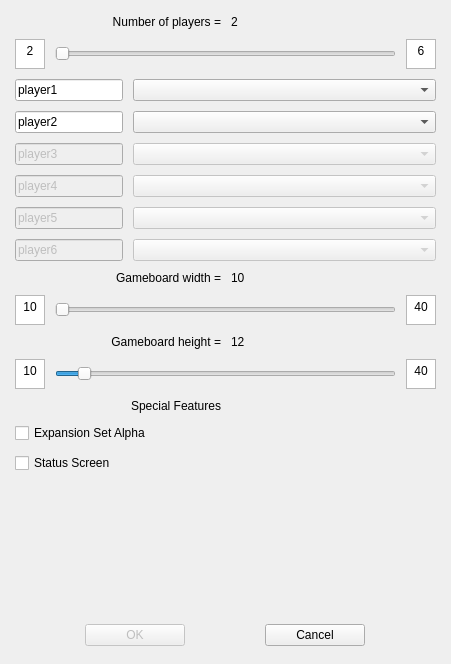
<?xml version="1.0" encoding="UTF-8"?>
<ui version="4.0">
 <class>Config</class>
 <widget class="QDialog" name="Config">
  <property name="geometry">
   <rect>
    <x>0</x>
    <y>0</y>
    <width>451</width>
    <height>664</height>
   </rect>
  </property>
  <property name="sizePolicy">
   <sizepolicy hsizetype="Preferred" vsizetype="Maximum">
    <horstretch>0</horstretch>
    <verstretch>0</verstretch>
   </sizepolicy>
  </property>
  <property name="windowTitle">
   <string>Dialog</string>
  </property>
  <widget class="QWidget" name="gridLayoutWidget">
   <property name="geometry">
    <rect>
     <x>10</x>
     <y>10</y>
     <width>431</width>
     <height>641</height>
    </rect>
   </property>
   <layout class="QGridLayout" name="gridLayout">
    <property name="leftMargin">
     <number>5</number>
    </property>
    <property name="topMargin">
     <number>5</number>
    </property>
    <property name="rightMargin">
     <number>5</number>
    </property>
    <property name="bottomMargin">
     <number>5</number>
    </property>
    <property name="spacing">
     <number>10</number>
    </property>
    <item row="1" column="0">
     <layout class="QHBoxLayout" name="amountLayout">
      <item>
       <widget class="QTextBrowser" name="minimumAmount">
        <property name="maximumSize">
         <size>
          <width>30</width>
          <height>30</height>
         </size>
        </property>
        <property name="html">
         <string>&lt;!DOCTYPE HTML PUBLIC &quot;-//W3C//DTD HTML 4.0//EN&quot; &quot;http://www.w3.org/TR/REC-html40/strict.dtd&quot;&gt;
&lt;html&gt;&lt;head&gt;&lt;meta name=&quot;qrichtext&quot; content=&quot;1&quot; /&gt;&lt;style type=&quot;text/css&quot;&gt;
p, li { white-space: pre-wrap; }
&lt;/style&gt;&lt;/head&gt;&lt;body style=&quot; font-family:'Sans Serif'; font-size:9pt; font-weight:400; font-style:normal;&quot;&gt;
&lt;p align=&quot;center&quot; style=&quot; margin-top:0px; margin-bottom:0px; margin-left:0px; margin-right:0px; -qt-block-indent:0; text-indent:0px;&quot;&gt;2&lt;/p&gt;&lt;/body&gt;&lt;/html&gt;</string>
        </property>
       </widget>
      </item>
      <item>
       <widget class="QSlider" name="playerAmountSlider">
        <property name="maximumSize">
         <size>
          <width>16777215</width>
          <height>30</height>
         </size>
        </property>
        <property name="acceptDrops">
         <bool>false</bool>
        </property>
        <property name="minimum">
         <number>2</number>
        </property>
        <property name="maximum">
         <number>6</number>
        </property>
        <property name="orientation">
         <enum>Qt::Horizontal</enum>
        </property>
        <property name="invertedAppearance">
         <bool>false</bool>
        </property>
        <property name="invertedControls">
         <bool>false</bool>
        </property>
       </widget>
      </item>
      <item>
       <widget class="QTextBrowser" name="maximumAmount">
        <property name="minimumSize">
         <size>
          <width>20</width>
          <height>20</height>
         </size>
        </property>
        <property name="maximumSize">
         <size>
          <width>30</width>
          <height>30</height>
         </size>
        </property>
        <property name="html">
         <string>&lt;!DOCTYPE HTML PUBLIC &quot;-//W3C//DTD HTML 4.0//EN&quot; &quot;http://www.w3.org/TR/REC-html40/strict.dtd&quot;&gt;
&lt;html&gt;&lt;head&gt;&lt;meta name=&quot;qrichtext&quot; content=&quot;1&quot; /&gt;&lt;style type=&quot;text/css&quot;&gt;
p, li { white-space: pre-wrap; }
&lt;/style&gt;&lt;/head&gt;&lt;body style=&quot; font-family:'Sans Serif'; font-size:9pt; font-weight:400; font-style:normal;&quot;&gt;
&lt;p align=&quot;center&quot; style=&quot; margin-top:0px; margin-bottom:0px; margin-left:0px; margin-right:0px; -qt-block-indent:0; text-indent:0px;&quot;&gt;6&lt;/p&gt;&lt;/body&gt;&lt;/html&gt;</string>
        </property>
       </widget>
      </item>
     </layout>
    </item>
    <item row="4" column="0">
     <layout class="QHBoxLayout" name="gameboardWidthLayout">
      <item>
       <widget class="QTextBrowser" name="minWidth">
        <property name="maximumSize">
         <size>
          <width>30</width>
          <height>30</height>
         </size>
        </property>
        <property name="html">
         <string>&lt;!DOCTYPE HTML PUBLIC &quot;-//W3C//DTD HTML 4.0//EN&quot; &quot;http://www.w3.org/TR/REC-html40/strict.dtd&quot;&gt;
&lt;html&gt;&lt;head&gt;&lt;meta name=&quot;qrichtext&quot; content=&quot;1&quot; /&gt;&lt;style type=&quot;text/css&quot;&gt;
p, li { white-space: pre-wrap; }
&lt;/style&gt;&lt;/head&gt;&lt;body style=&quot; font-family:'Sans Serif'; font-size:9pt; font-weight:400; font-style:normal;&quot;&gt;
&lt;p align=&quot;center&quot; style=&quot; margin-top:0px; margin-bottom:0px; margin-left:0px; margin-right:0px; -qt-block-indent:0; text-indent:0px;&quot;&gt;10&lt;/p&gt;&lt;/body&gt;&lt;/html&gt;</string>
        </property>
       </widget>
      </item>
      <item>
       <widget class="QSlider" name="columns">
        <property name="maximumSize">
         <size>
          <width>16777215</width>
          <height>30</height>
         </size>
        </property>
        <property name="cursor">
         <cursorShape>SizeHorCursor</cursorShape>
        </property>
        <property name="mouseTracking">
         <bool>true</bool>
        </property>
        <property name="minimum">
         <number>10</number>
        </property>
        <property name="maximum">
         <number>40</number>
        </property>
        <property name="value">
         <number>10</number>
        </property>
        <property name="orientation">
         <enum>Qt::Horizontal</enum>
        </property>
       </widget>
      </item>
      <item>
       <widget class="QTextBrowser" name="maxWidth">
        <property name="maximumSize">
         <size>
          <width>30</width>
          <height>30</height>
         </size>
        </property>
        <property name="html">
         <string>&lt;!DOCTYPE HTML PUBLIC &quot;-//W3C//DTD HTML 4.0//EN&quot; &quot;http://www.w3.org/TR/REC-html40/strict.dtd&quot;&gt;
&lt;html&gt;&lt;head&gt;&lt;meta name=&quot;qrichtext&quot; content=&quot;1&quot; /&gt;&lt;style type=&quot;text/css&quot;&gt;
p, li { white-space: pre-wrap; }
&lt;/style&gt;&lt;/head&gt;&lt;body style=&quot; font-family:'Sans Serif'; font-size:9pt; font-weight:400; font-style:normal;&quot;&gt;
&lt;p align=&quot;center&quot; style=&quot; margin-top:0px; margin-bottom:0px; margin-left:0px; margin-right:0px; -qt-block-indent:0; text-indent:0px;&quot;&gt;40&lt;/p&gt;&lt;/body&gt;&lt;/html&gt;</string>
        </property>
       </widget>
      </item>
     </layout>
    </item>
    <item row="2" column="0">
     <layout class="QFormLayout" name="playerForm">
      <property name="fieldGrowthPolicy">
       <enum>QFormLayout::AllNonFixedFieldsGrow</enum>
      </property>
      <item row="1" column="1">
       <widget class="QComboBox" name="player1color"/>
      </item>
      <item row="2" column="1">
       <widget class="QComboBox" name="player2color">
        <property name="currentIndex">
         <number>-1</number>
        </property>
       </widget>
      </item>
      <item row="3" column="1">
       <widget class="QComboBox" name="player3color">
        <property name="enabled">
         <bool>false</bool>
        </property>
        <property name="currentIndex">
         <number>-1</number>
        </property>
       </widget>
      </item>
      <item row="4" column="1">
       <widget class="QComboBox" name="player4color">
        <property name="enabled">
         <bool>false</bool>
        </property>
        <property name="currentIndex">
         <number>-1</number>
        </property>
       </widget>
      </item>
      <item row="5" column="1">
       <widget class="QComboBox" name="player5color">
        <property name="enabled">
         <bool>false</bool>
        </property>
        <property name="currentIndex">
         <number>-1</number>
        </property>
       </widget>
      </item>
      <item row="6" column="1">
       <widget class="QComboBox" name="player6color">
        <property name="enabled">
         <bool>false</bool>
        </property>
        <property name="currentIndex">
         <number>-1</number>
        </property>
       </widget>
      </item>
      <item row="2" column="0">
       <widget class="QLineEdit" name="player2Name">
        <property name="maximumSize">
         <size>
          <width>16777215</width>
          <height>30</height>
         </size>
        </property>
        <property name="text">
         <string>player2</string>
        </property>
        <property name="maxLength">
         <number>20</number>
        </property>
       </widget>
      </item>
      <item row="3" column="0">
       <widget class="QLineEdit" name="player3Name">
        <property name="enabled">
         <bool>false</bool>
        </property>
        <property name="maximumSize">
         <size>
          <width>16777215</width>
          <height>30</height>
         </size>
        </property>
        <property name="text">
         <string>player3</string>
        </property>
        <property name="maxLength">
         <number>20</number>
        </property>
       </widget>
      </item>
      <item row="4" column="0">
       <widget class="QLineEdit" name="player4Name">
        <property name="enabled">
         <bool>false</bool>
        </property>
        <property name="maximumSize">
         <size>
          <width>16777215</width>
          <height>30</height>
         </size>
        </property>
        <property name="text">
         <string>player4</string>
        </property>
        <property name="maxLength">
         <number>20</number>
        </property>
       </widget>
      </item>
      <item row="5" column="0">
       <widget class="QLineEdit" name="player5Name">
        <property name="enabled">
         <bool>false</bool>
        </property>
        <property name="maximumSize">
         <size>
          <width>16777215</width>
          <height>30</height>
         </size>
        </property>
        <property name="text">
         <string>player5</string>
        </property>
        <property name="maxLength">
         <number>20</number>
        </property>
       </widget>
      </item>
      <item row="6" column="0">
       <widget class="QLineEdit" name="player6Name">
        <property name="enabled">
         <bool>false</bool>
        </property>
        <property name="maximumSize">
         <size>
          <width>16777215</width>
          <height>30</height>
         </size>
        </property>
        <property name="text">
         <string>player6</string>
        </property>
        <property name="maxLength">
         <number>20</number>
        </property>
       </widget>
      </item>
      <item row="1" column="0">
       <widget class="QLineEdit" name="player1Name">
        <property name="sizePolicy">
         <sizepolicy hsizetype="Expanding" vsizetype="Maximum">
          <horstretch>0</horstretch>
          <verstretch>0</verstretch>
         </sizepolicy>
        </property>
        <property name="minimumSize">
         <size>
          <width>0</width>
          <height>0</height>
         </size>
        </property>
        <property name="maximumSize">
         <size>
          <width>16777215</width>
          <height>30</height>
         </size>
        </property>
        <property name="text">
         <string>player1</string>
        </property>
        <property name="maxLength">
         <number>20</number>
        </property>
       </widget>
      </item>
     </layout>
    </item>
    <item row="10" column="0">
     <widget class="QCheckBox" name="expansionButton">
      <property name="maximumSize">
       <size>
        <width>16777215</width>
        <height>30</height>
       </size>
      </property>
      <property name="text">
       <string>Expansion Set Alpha</string>
      </property>
     </widget>
    </item>
    <item row="7" column="0">
     <layout class="QHBoxLayout" name="gameboardHeightLayout">
      <item>
       <widget class="QTextBrowser" name="minHeight">
        <property name="maximumSize">
         <size>
          <width>30</width>
          <height>30</height>
         </size>
        </property>
        <property name="html">
         <string>&lt;!DOCTYPE HTML PUBLIC &quot;-//W3C//DTD HTML 4.0//EN&quot; &quot;http://www.w3.org/TR/REC-html40/strict.dtd&quot;&gt;
&lt;html&gt;&lt;head&gt;&lt;meta name=&quot;qrichtext&quot; content=&quot;1&quot; /&gt;&lt;style type=&quot;text/css&quot;&gt;
p, li { white-space: pre-wrap; }
&lt;/style&gt;&lt;/head&gt;&lt;body style=&quot; font-family:'Sans Serif'; font-size:9pt; font-weight:400; font-style:normal;&quot;&gt;
&lt;p align=&quot;center&quot; style=&quot; margin-top:0px; margin-bottom:0px; margin-left:0px; margin-right:0px; -qt-block-indent:0; text-indent:0px;&quot;&gt;10&lt;/p&gt;&lt;/body&gt;&lt;/html&gt;</string>
        </property>
       </widget>
      </item>
      <item>
       <widget class="QSlider" name="rows">
        <property name="maximumSize">
         <size>
          <width>16777215</width>
          <height>30</height>
         </size>
        </property>
        <property name="cursor">
         <cursorShape>SizeHorCursor</cursorShape>
        </property>
        <property name="mouseTracking">
         <bool>true</bool>
        </property>
        <property name="minimum">
         <number>10</number>
        </property>
        <property name="maximum">
         <number>40</number>
        </property>
        <property name="value">
         <number>12</number>
        </property>
        <property name="orientation">
         <enum>Qt::Horizontal</enum>
        </property>
       </widget>
      </item>
      <item>
       <widget class="QTextBrowser" name="maxHeight">
        <property name="maximumSize">
         <size>
          <width>30</width>
          <height>30</height>
         </size>
        </property>
        <property name="html">
         <string>&lt;!DOCTYPE HTML PUBLIC &quot;-//W3C//DTD HTML 4.0//EN&quot; &quot;http://www.w3.org/TR/REC-html40/strict.dtd&quot;&gt;
&lt;html&gt;&lt;head&gt;&lt;meta name=&quot;qrichtext&quot; content=&quot;1&quot; /&gt;&lt;style type=&quot;text/css&quot;&gt;
p, li { white-space: pre-wrap; }
&lt;/style&gt;&lt;/head&gt;&lt;body style=&quot; font-family:'Sans Serif'; font-size:9pt; font-weight:400; font-style:normal;&quot;&gt;
&lt;p align=&quot;center&quot; style=&quot; margin-top:0px; margin-bottom:0px; margin-left:0px; margin-right:0px; -qt-block-indent:0; text-indent:0px;&quot;&gt;40&lt;/p&gt;&lt;/body&gt;&lt;/html&gt;</string>
        </property>
       </widget>
      </item>
     </layout>
    </item>
    <item row="11" column="0">
     <widget class="QCheckBox" name="statusScreenButton">
      <property name="text">
       <string>Status Screen</string>
      </property>
      <property name="checked">
       <bool>false</bool>
      </property>
     </widget>
    </item>
    <item row="3" column="0">
     <layout class="QHBoxLayout" name="widthLayout">
      <item>
       <widget class="QLabel" name="widthText">
        <property name="text">
         <string>Gameboard width =</string>
        </property>
        <property name="alignment">
         <set>Qt::AlignBottom|Qt::AlignRight|Qt::AlignTrailing</set>
        </property>
       </widget>
      </item>
      <item>
       <widget class="QLabel" name="widthCurrentValue">
        <property name="maximumSize">
         <size>
          <width>16777215</width>
          <height>30</height>
         </size>
        </property>
        <property name="text">
         <string>10</string>
        </property>
        <property name="alignment">
         <set>Qt::AlignBottom|Qt::AlignLeading|Qt::AlignLeft</set>
        </property>
       </widget>
      </item>
     </layout>
    </item>
    <item row="6" column="0">
     <layout class="QHBoxLayout" name="heightLayout">
      <item>
       <widget class="QLabel" name="heightText">
        <property name="text">
         <string>Gameboard height =</string>
        </property>
        <property name="alignment">
         <set>Qt::AlignBottom|Qt::AlignRight|Qt::AlignTrailing</set>
        </property>
       </widget>
      </item>
      <item>
       <widget class="QLabel" name="heightCurrentValue">
        <property name="text">
         <string>12</string>
        </property>
        <property name="alignment">
         <set>Qt::AlignBottom|Qt::AlignLeading|Qt::AlignLeft</set>
        </property>
       </widget>
      </item>
     </layout>
    </item>
    <item row="0" column="0">
     <layout class="QHBoxLayout" name="numberOfPlayersTitle">
      <item>
       <widget class="QLabel" name="playersText">
        <property name="text">
         <string>Number of players =</string>
        </property>
        <property name="alignment">
         <set>Qt::AlignBottom|Qt::AlignRight|Qt::AlignTrailing</set>
        </property>
       </widget>
      </item>
      <item>
       <widget class="QLabel" name="playersCurrentValue">
        <property name="text">
         <string>2</string>
        </property>
        <property name="alignment">
         <set>Qt::AlignBottom|Qt::AlignLeading|Qt::AlignLeft</set>
        </property>
       </widget>
      </item>
     </layout>
    </item>
    <item row="9" column="0">
     <layout class="QHBoxLayout" name="specialFeaturesLayout">
      <item>
       <widget class="QLabel" name="specialFeaturesText">
        <property name="text">
         <string>Special Features</string>
        </property>
        <property name="alignment">
         <set>Qt::AlignBottom|Qt::AlignRight|Qt::AlignTrailing</set>
        </property>
       </widget>
      </item>
      <item>
       <widget class="QLabel" name="alignmentGap">
        <property name="text">
         <string/>
        </property>
        <property name="alignment">
         <set>Qt::AlignBottom|Qt::AlignLeading|Qt::AlignLeft</set>
        </property>
       </widget>
      </item>
     </layout>
    </item>
    <item row="12" column="0">
     <spacer name="endOfGridSpacer">
      <property name="orientation">
       <enum>Qt::Vertical</enum>
      </property>
      <property name="sizeHint" stdset="0">
       <size>
        <width>20</width>
        <height>40</height>
       </size>
      </property>
     </spacer>
    </item>
    <item row="13" column="0">
     <layout class="QHBoxLayout" name="buttonBox">
      <item>
       <widget class="QPushButton" name="okButton">
        <property name="enabled">
         <bool>false</bool>
        </property>
        <property name="maximumSize">
         <size>
          <width>100</width>
          <height>30</height>
         </size>
        </property>
        <property name="text">
         <string>OK</string>
        </property>
       </widget>
      </item>
      <item>
       <widget class="QPushButton" name="cancelButton">
        <property name="maximumSize">
         <size>
          <width>100</width>
          <height>30</height>
         </size>
        </property>
        <property name="text">
         <string>Cancel</string>
        </property>
       </widget>
      </item>
     </layout>
    </item>
   </layout>
  </widget>
 </widget>
 <tabstops>
  <tabstop>player1Name</tabstop>
  <tabstop>player2Name</tabstop>
  <tabstop>player3Name</tabstop>
  <tabstop>player4Name</tabstop>
  <tabstop>player5Name</tabstop>
  <tabstop>player6Name</tabstop>
  <tabstop>player1color</tabstop>
  <tabstop>player2color</tabstop>
  <tabstop>player3color</tabstop>
  <tabstop>player4color</tabstop>
  <tabstop>player5color</tabstop>
  <tabstop>player6color</tabstop>
  <tabstop>expansionButton</tabstop>
  <tabstop>statusScreenButton</tabstop>
  <tabstop>okButton</tabstop>
  <tabstop>cancelButton</tabstop>
  <tabstop>minimumAmount</tabstop>
  <tabstop>playerAmountSlider</tabstop>
  <tabstop>maximumAmount</tabstop>
  <tabstop>minWidth</tabstop>
  <tabstop>columns</tabstop>
  <tabstop>maxWidth</tabstop>
  <tabstop>minHeight</tabstop>
  <tabstop>rows</tabstop>
  <tabstop>maxHeight</tabstop>
 </tabstops>
 <resources/>
 <connections>
  <connection>
   <sender>columns</sender>
   <signal>sliderMoved(int)</signal>
   <receiver>widthCurrentValue</receiver>
   <slot>setNum(int)</slot>
   <hints>
    <hint type="sourcelabel">
     <x>335</x>
     <y>314</y>
    </hint>
    <hint type="destinationlabel">
     <x>262</x>
     <y>285</y>
    </hint>
   </hints>
  </connection>
  <connection>
   <sender>rows</sender>
   <signal>sliderMoved(int)</signal>
   <receiver>heightCurrentValue</receiver>
   <slot>setNum(int)</slot>
   <hints>
    <hint type="sourcelabel">
     <x>131</x>
     <y>382</y>
    </hint>
    <hint type="destinationlabel">
     <x>237</x>
     <y>348</y>
    </hint>
   </hints>
  </connection>
  <connection>
   <sender>playerAmountSlider</sender>
   <signal>sliderMoved(int)</signal>
   <receiver>playersCurrentValue</receiver>
   <slot>setNum(int)</slot>
   <hints>
    <hint type="sourcelabel">
     <x>190</x>
     <y>48</y>
    </hint>
    <hint type="destinationlabel">
     <x>236</x>
     <y>21</y>
    </hint>
   </hints>
  </connection>
  <connection>
   <sender>playerAmountSlider</sender>
   <signal>sliderMoved(int)</signal>
   <receiver>Config</receiver>
   <slot>update()</slot>
   <hints>
    <hint type="sourcelabel">
     <x>225</x>
     <y>57</y>
    </hint>
    <hint type="destinationlabel">
     <x>578</x>
     <y>146</y>
    </hint>
   </hints>
  </connection>
  <connection>
   <sender>cancelButton</sender>
   <signal>released()</signal>
   <receiver>Config</receiver>
   <slot>reject()</slot>
   <hints>
    <hint type="sourcelabel">
     <x>365</x>
     <y>629</y>
    </hint>
    <hint type="destinationlabel">
     <x>471</x>
     <y>615</y>
    </hint>
   </hints>
  </connection>
  <connection>
   <sender>okButton</sender>
   <signal>released()</signal>
   <receiver>Config</receiver>
   <slot>accept()</slot>
   <hints>
    <hint type="sourcelabel">
     <x>176</x>
     <y>634</y>
    </hint>
    <hint type="destinationlabel">
     <x>565</x>
     <y>612</y>
    </hint>
   </hints>
  </connection>
 </connections>
</ui>
